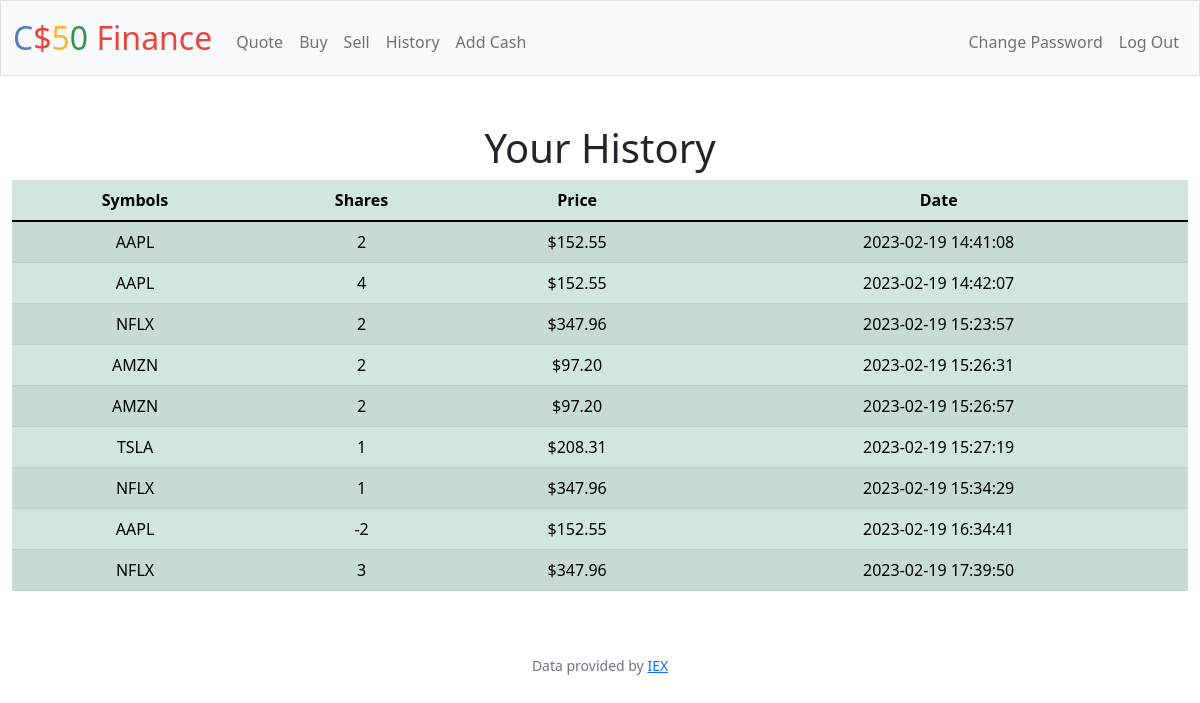
The app's page /history (signed in) with its own data.
### tables this page shows
CREATE TABLE transactions (
id INTEGER PRIMARY KEY AUTOINCREMENT,
user_id INTEGER NOT NULL,
name TEXT NOT NULL,
shares INTEGER NOT NULL,
price NUMERIC NOT NULL,
type TEXT NOT NULL,
symbol TEXT NOT NULL,
time TIMESTAMP DEFAULT CURRENT_TIMESTAMP,
FOREIGN KEY(user_id) REFERENCES users(id)
);

### app.py (the view)
@app.route("/history")
@login_required
def history():
    user_id = session["user_id"]
    transactions_db = db.execute("SELECT symbol, price, shares, time FROM transactions WHERE user_id = ?", user_id)
    return render_template("history.html", transactions=transactions_db, usd=usd)

### app.py (called while the page is built)
@app.after_request
def after_request(response):
    response.headers["Cache-Control"] = "no-cache, no-store, must-revalidate"
    response.headers["Expires"] = 0
    response.headers["Pragma"] = "no-cache"
    return response

### helpers.py (called while the page is built)
def login_required(f):
    @wraps(f)
    def decorated_function(*args, **kwargs):
        if session.get("user_id") is None:
            return redirect("/login")
        return f(*args, **kwargs)
    return decorated_function

def usd(value):
    return f"${value:,.2f}"

### templates/history.html (shortened to what this page needs)
{% extends "layout.html" %}
{% block main %}
    <h1>Your History</h1>
    <table class="table table-success table-striped">
        <thead>
            <tr>
              <th scope="col">Symbols</th>
              <th scope="col">Shares</th>
              <th scope="col">Price</th>
              <th scope="col">Date</th>
            </tr>
          </thead>
          <tbody>
            {% for transaction in transactions %}
                <tr>
                    <td>{{ transaction["symbol"].upper() }}</td>
                    <td>{{ transaction["shares"] }}</td>
                    <td>{{ usd(transaction["price"]) }}</td>
                    <td>{{ transaction["time"] }}</td>
                </tr>
            {% endfor %}
          </tbody>
    </table>
{% endblock %}

### templates/layout.html (shortened to what this page needs)
<!DOCTYPE html>
<html lang="en">
    <head>
        <link href="https://cdn.jsdelivr.net/npm/bootstrap@5.1.3/dist/css/bootstrap.min.css" rel="stylesheet">
        <link href="/static/styles.css" rel="stylesheet">
    </head>
    <body>
        <nav class="bg-light border navbar navbar-expand-md navbar-light">
            <div class="container-fluid">
                <a class="navbar-brand" href="/"><span class="blue">C</span><span class="red">$</span><span class="yellow">5</span><span class="green">0</span> <span class="red">Finance</span></a>
                <div class="collapse navbar-collapse" id="navbar">
                    {% if session["user_id"] %}
                        <ul class="navbar-nav me-auto mt-2">
                            <li class="nav-item"><a class="nav-link" href="/quote">Quote</a></li>
                            <li class="nav-item"><a class="nav-link" href="/buy">Buy</a></li>
                            <li class="nav-item"><a class="nav-link" href="/sell">Sell</a></li>
                            <li class="nav-item"><a class="nav-link" href="/history">History</a></li>
                            <li class="nav-item"><a class="nav-link" href="/add_cash">Add Cash</a></li>
                        </ul>
                        <ul class="navbar-nav ms-auto mt-2">
                            <li class="nav-item"><a class="nav-link" href="/newpassword">Change Password</a></li>
                            <li class="nav-item"><a class="nav-link" href="/logout">Log Out</a></li>
                        </ul>
                    {% else %}
                        <ul class="navbar-nav ms-auto mt-2">
                            <li class="nav-item"><a class="nav-link" href="/register">Register</a></li>
                            <li class="nav-item"><a class="nav-link" href="/login">Log In</a></li>
                        </ul>
                    {% endif %}
                </div>
            </div>
        </nav>
        <main class="container-fluid py-5 text-center">
            {% block main %}{% endblock %}
        </main>
        <footer class="mb-5 small text-center text-muted">
            Data provided by <a href="https://iexcloud.io/">IEX</a>
        </footer>
    </body>
</html>

### static/styles.css (style rules this page uses)
nav .navbar-brand { font-size: xx-large; }
nav .navbar-brand .blue { color: #537fbe; }
nav .navbar-brand .red { color: #ea433b; }
nav .navbar-brand .yellow { color: #f5b82e; }
nav .navbar-brand .green { color: #2e944b; }

### records on screen
transactions: price "$152.55"
transactions: price "$152.55"
transactions: price "$347.96"
transactions: price "$97.20"
transactions: price "$97.20"
transactions: price "$208.31"
transactions: price "$347.96"
transactions: price "$152.55"
transactions: price "$347.96"
